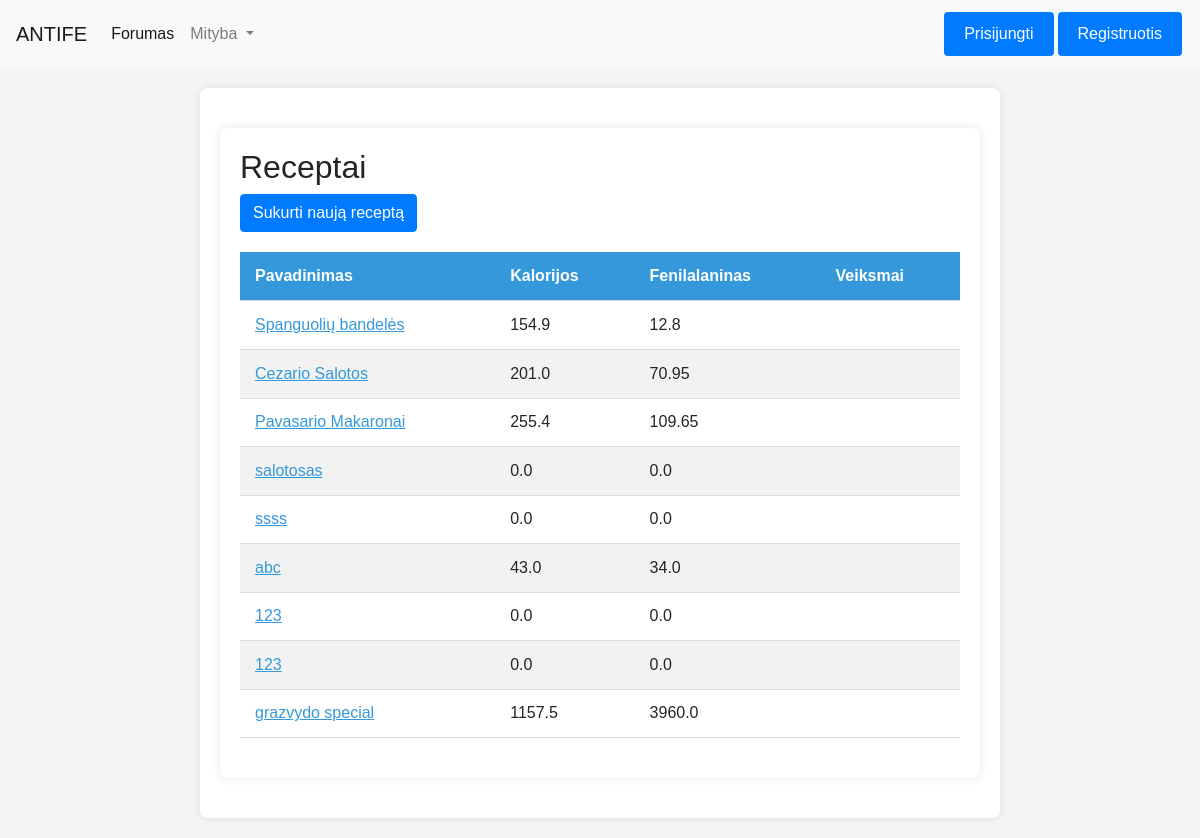
The app's page /mityba/receptai_list/, older data.
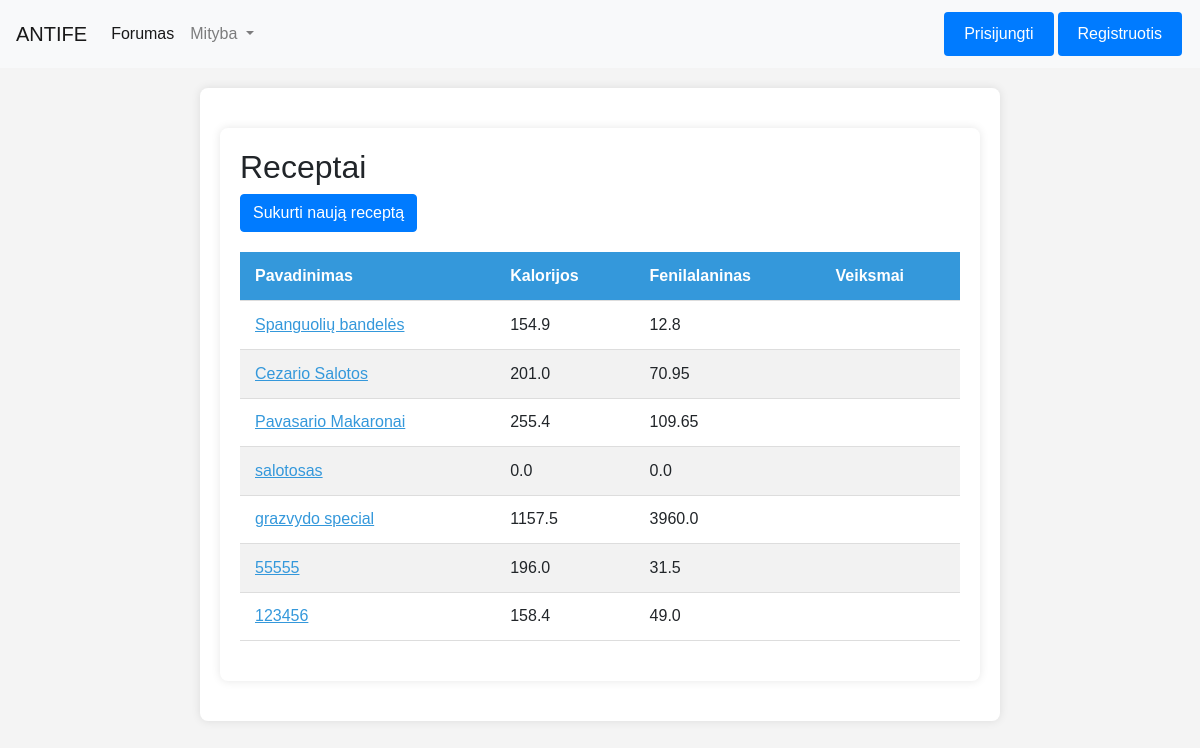
The same page, newer data.
### homepage/models.py (models this page shows)
class Receptai(models.Model):
    kalorijos = models.FloatField(default=0.0)
    pavadinimas = models.CharField(max_length=255)
    fenilalaninas = models.FloatField(default=0.0)
    baltymai = models.FloatField(default=0.0)
    aprasas = models.CharField(max_length=255)

### Mityba/views.py (the view)
# urls.py: path('receptai_list/', views.receptai_list, name='receptai_list'),
def receptai_list(request):
    all_receptai = Receptai.objects.all()
    user_favorite_ids = []
    if request.user.is_authenticated:
        current_user = request.user
        naudotojas = Naudotojai.objects.get(user=current_user)
        user_favorite_ids = Megstamiausi_receptai.objects.filter(fk_Naudotojasid_Naudotojas=naudotojas).values_list('fk_Receptasid_Receptas', flat=True)
    sorted_receptai = sorted(all_receptai, key=lambda r: r.id not in user_favorite_ids)
    return render(request, 'Receptai.html', {'receptai_list': sorted_receptai, 'user_favorite_ids': user_favorite_ids})

### Mityba/templates/Receptai.html (shortened to what this page needs)
{% extends "base.html" %}
{% block content %}
    <div class="container">
        <h2>Receptai</h2>
        <a href="{% url 'mityba:create_recipe' %}" class="btn btn-primary custom-button">Sukurti naują receptą</a>
        <table class="styled-table">
            <thead>
                <tr>
                    <th>Pavadinimas</th>
                    <th>Kalorijos</th>
                    <th>Fenilalaninas</th>
                    <th>Veiksmai</th>
                </tr>
            </thead>
            <tbody>
                {% for receptas in receptai_list %}
                    <tr>
                        <td class="name-cell" data-toggle="aprasas-{{ forloop.counter }}" data-ingredientai="ingredientai-{{ forloop.counter }}">{{ receptas.pavadinimas }}</td>
                        <td>{{ receptas.kalorijos }}</td>
                        <td>{{ receptas.fenilalaninas }}</td>
                        <td>
                        </td>
                    </tr>
                {% endfor %}
            </tbody>
        </table>
    </div>
{% endblock %}

Row changes from the older to the newer data that the page shows:
removed Receptai: pavadinimas "ssss", kalorijos "0.0", fenilalaninas "0.0"
removed Receptai: pavadinimas "abc", kalorijos "43.0", fenilalaninas "34.0"
removed Receptai: pavadinimas "123", kalorijos "0.0", fenilalaninas "0.0"
removed Receptai: pavadinimas "123", kalorijos "0.0", fenilalaninas "0.0"
added Receptai: pavadinimas "55555", kalorijos "196.0", fenilalaninas "31.5"
added Receptai: pavadinimas "123456", kalorijos "158.4", fenilalaninas "49.0"
